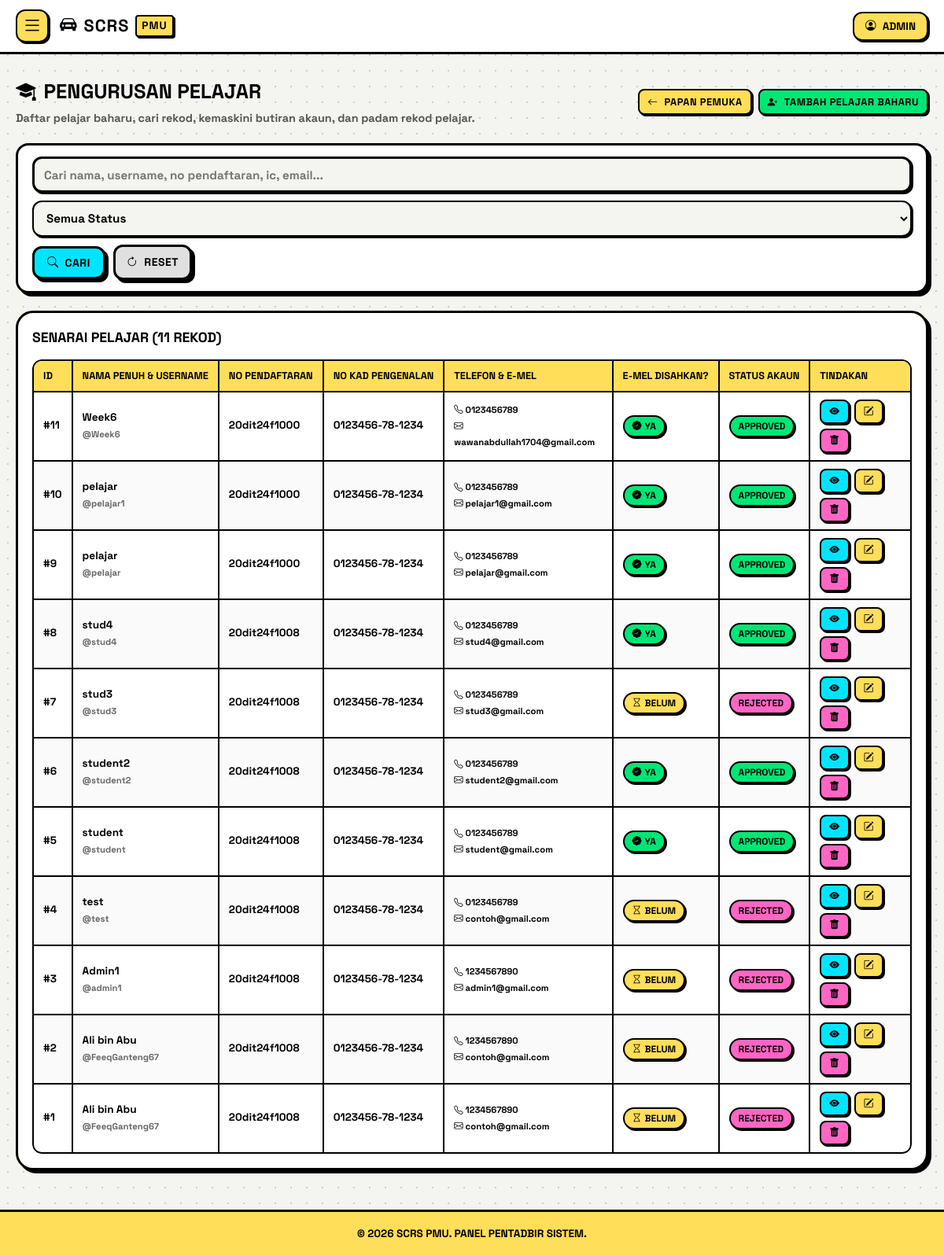
/admin_students.php (signed in), run on the app's committed database.
### tables this page shows
CREATE TABLE `students` (
  `id` int(11) NOT NULL AUTO_INCREMENT,
  `username` varchar(50) NOT NULL,
  `email` varchar(100) NOT NULL,
  `full_name` varchar(150) NOT NULL,
  `phone_no` varchar(20) NOT NULL,
  `no_ic` varchar(15) NOT NULL,
  `no_pendaftaran` varchar(20) NOT NULL,
  `password` varchar(255) NOT NULL,
  `student_id_file` varchar(255) NOT NULL,
  `driving_license_file` varchar(255) NOT NULL,
  `created_at` timestamp NOT NULL DEFAULT current_timestamp(),
  `status` enum('pending','approved','rejected') DEFAULT 'pending',
  `email_verified` tinyint(1) DEFAULT 0,
  `verification_token` varchar(255) DEFAULT NULL,
  `profile_picture` varchar(255) DEFAULT NULL,
  PRIMARY KEY (`id`)
);

### admin_students.php (the view, shortened to what this page needs)
<?php
require 'db.php';
$search = trim($_GET['search'] ?? '');
$filter_status = trim($_GET['filter_status'] ?? 'all');
$sql_query = "SELECT * FROM students WHERE 1=1";
$sql_query .= " ORDER BY id DESC";
$stmt_list = $conn->prepare($sql_query);
$stmt_list->execute();
$students_result = $stmt_list->get_result();
?>
<!DOCTYPE html>
<html lang="ms">
<head>
    <link rel="stylesheet" href="https://cdn.jsdelivr.net/npm/bootstrap-icons@1.10.5/font/bootstrap-icons.css">
    <link rel="stylesheet" href="neo-style.css">
</head>
<body>
    <header class="neo-navbar">
        <div class="neo-nav-left">
            <button class="menu-toggle-btn" id="open-sidebar" aria-label="Buka Menu"><i class="bi bi-list"></i></button>
            <a href="admin_dashboard.php" class="neo-brand"><i class="bi bi-car-front-fill me-1"></i>SCRS <span>PMU</span></a>
        </div>
        <div class="profile-container">
            <button class="profile-btn" id="profile-toggle">
                <i class="bi bi-person-circle fs-5"></i>
                <span><?php echo htmlspecialchars($_SESSION['username'] ?? 'Admin'); ?></span>
            </button>
        </div>
    </header>
    <main class="main-content">
        <div class="page-header" style="display: flex; justify-content: space-between; align-items: center; flex-wrap: wrap; gap: 12px; margin-bottom: 20px;">
            <div>
                <h1 style="font-size: 1.6rem; font-weight: 900; text-transform: uppercase; margin: 0; color: var(--black); display: flex; align-items: center; gap: 10px;">
                    <i class="bi bi-mortarboard-fill"></i> Pengurusan Pelajar
                </h1>
                <p style="font-weight: 700; color: #555; margin: 5px 0 0 0; font-size: 0.9rem;">
                    Daftar pelajar baharu, cari rekod, kemaskini butiran akaun, dan padam rekod pelajar.
                </p>
            </div>
            <div style="display: flex; gap: 8px; flex-wrap: wrap;">
                <a href="admin_dashboard.php" class="neo-btn btn-sm btn-yellow">
                    <i class="bi bi-arrow-left"></i> Papan Pemuka
                </a>
                <button class="neo-btn btn-sm btn-green" onclick="openCreateModal()">
                    <i class="bi bi-person-plus-fill"></i> Tambah Pelajar Baharu
                </button>
            </div>
        </div>
        <div class="filter-card">
            <form action="" method="GET" class="filter-form">
                <input type="text" name="search" class="filter-input" placeholder="Cari nama, username, no pendaftaran, ic, email..." value="<?php echo htmlspecialchars($search); ?>">
                <select name="filter_status" class="filter-select">
                    <option value="all" <?php if ($filter_status === 'all') echo 'selected'; ?>>Semua Status</option>
                </select>
                <button type="submit" class="neo-btn btn-blue" style="padding: 9px 16px;">
                    <i class="bi bi-search"></i> Cari
                </button>
                <a href="admin_students.php" class="neo-btn" style="background: #e0e0e0; padding: 9px 14px;">
                    <i class="bi bi-arrow-clockwise"></i> Reset
                </a>
            </form>
        </div>
        <div class="table-card">
            <div style="display: flex; justify-content: space-between; align-items: center; margin-bottom: 15px;">
                <h3 style="font-size: 1.1rem; font-weight: 900; text-transform: uppercase;">
                    Senarai Pelajar (<?php echo $students_result->num_rows; ?> rekod)
                </h3>
            </div>
            <div class="neo-table-wrapper">
                <table class="neo-table">
                    <thead>
                        <tr>
                            <th>ID</th>
                            <th>Nama Penuh & Username</th>
                            <th>No Pendaftaran</th>
                            <th>No Kad Pengenalan</th>
                            <th>Telefon & E-mel</th>
                            <th>E-mel Disahkan?</th>
                            <th>Status Akaun</th>
                            <th>Tindakan</th>
                        </tr>
                    </thead>
                    <tbody>
                        <?php if ($students_result->num_rows > 0): ?>
                            <?php while ($st = $students_result->fetch_assoc()):
                                $status_cls = ($st['status'] === 'approved') ? 'badge-approved' : (($st['status'] === 'pending') ? 'badge-pending' : 'badge-rejected');
                                $st_json = htmlspecialchars(json_encode($st), ENT_QUOTES, 'UTF-8');
                            ?>
                                <tr>
                                    <td>#<?php echo $st['id']; ?></td>
                                    <td>
                                        <strong><?php echo htmlspecialchars($st['full_name']); ?></strong><br>
                                        <small style="color: #666;">@<?php echo htmlspecialchars($st['username']); ?></small>
                                    </td>
                                    <td><code><?php echo htmlspecialchars($st['no_pendaftaran']); ?></code></td>
                                    <td><?php echo htmlspecialchars($st['no_ic']); ?></td>
                                    <td>
                                        <small><i class="bi bi-telephone"></i> <?php echo htmlspecialchars($st['phone_no']); ?></small><br>
                                        <small><i class="bi bi-envelope"></i> <?php echo htmlspecialchars($st['email']); ?></small>
                                    </td>
                                    <td>
                                        <?php if ($st['email_verified'] == 1): ?>
                                            <span class="neo-badge badge-approved"><i class="bi bi-patch-check-fill"></i> Ya</span>
                                        <?php else: ?>
                                            <span class="neo-badge badge-pending"><i class="bi bi-hourglass"></i> Belum</span>
                                        <?php endif; ?>
                                    </td>
                                    <td>
                                        <span class="neo-badge <?php echo $status_cls; ?>">
                                            <?php echo ucfirst($st['status']); ?>
                                        </span>
                                    </td>
                                    <td>
                                        <div class="action-btns">
                                            <button class="neo-btn btn-sm btn-blue" data-student='<?php echo $st_json; ?>' onclick="viewStudent(this)" title="Lihat Penuh">
                                                <i class="bi bi-eye-fill"></i>
                                            </button>
                                            <button class="neo-btn btn-sm btn-yellow" data-student='<?php echo $st_json; ?>' onclick="editStudent(this)" title="Kemaskini">
                                                <i class="bi bi-pencil-square"></i>
                                            </button>
                                            <form action="" method="POST" style="margin: 0;" onsubmit="return confirm('Adakah anda pasti ingin memadam pelajar ini? Semua rekod tempahannya juga akan dipadamkan!');">
                                                <button type="submit" name="action_delete_student" class="neo-btn btn-sm btn-pink" title="Padam">
                                                    <i class="bi bi-trash-fill"></i>
                                                </button>
                                            </form>
                                        </div>
                                    </td>
                                </tr>
                            <?php endwhile; ?>
                        <?php else: ?>
                            <tr>
                                <td colspan="8" style="text-align: center; padding: 25px; color: #777;">Tiada rekod pelajar dijumpai.</td>
                            </tr>
                        <?php endif; ?>
                    </tbody>
                </table>
            </div>
        </div>
    </main>
    <footer>
        &copy; <?php echo date("Y"); ?> SCRS PMU. PANEL PENTADBIR SISTEM.
    </footer>
</body>
</html>

### admin_students.php (style rules this page uses)
.page-header { margin-bottom: 22px; display: flex; justify-content: space-between; align-items: center; flex-wrap: wrap; gap: 12px; }
.filter-card { background-color: var(--white); border: var(--border-thick); border-radius: var(--radius-lg); box-shadow: var(--shadow-solid); padding: 14px 18px; margin-bottom: 22px; }
.filter-form { display: flex; gap: 10px; align-items: center; flex-wrap: wrap; }
.filter-input { border: var(--border-thin); border-radius: var(--radius-md); padding: 9px 12px; font-weight: 700; background-color: var(--bg-color); flex: 1; min-width: 200px; }
.filter-select { border: var(--border-thin); border-radius: var(--radius-md); padding: 9px 12px; font-weight: 800; background-color: var(--bg-color); }
.table-card { background-color: var(--white); border: var(--border-thick); border-radius: var(--radius-xl); box-shadow: var(--shadow-solid); padding: 18px; }
.neo-table-wrapper { overflow-x: auto; }
.neo-table { width: 100%; border-collapse: separate; border-spacing: 0; border: var(--border-thin); border-radius: var(--radius-md); overflow: hidden; text-align: left; font-weight: 700; font-size: 0.85rem; }
.neo-table th { background-color: var(--yellow); border-bottom: var(--border-thin); border-right: var(--border-thin); padding: 9px 12px; text-transform: uppercase; font-weight: 900; font-size: 0.8rem; white-space: nowrap; }
.neo-table td { border-bottom: var(--border-thin); border-right: var(--border-thin); padding: 9px 12px; vertical-align: middle; }
.neo-table th:last-child, .neo-table td:last-child { border-right: none; }
.neo-table tr:last-child td { border-bottom: none; }
.neo-table tr:nth-child(even) { background-color: #fafafa; }
.action-btns { display: flex; gap: 6px; flex-wrap: wrap; }
.btn-sm { padding: 5px 10px; font-size: 0.8rem; box-shadow: var(--shadow-sm); }

### data on the page
students: id "11", full_name "Week6", username "Week6", no_pendaftaran "20dit24f1000", no_ic "0123456-78-1234", phone_no "0123456789", email "wawanabdullah1704@gmail.com", email_verified 1 (drawn), status "APPROVED"
students: id "10", full_name "pelajar", username "pelajar1", no_pendaftaran "20dit24f1000", no_ic "0123456-78-1234", phone_no "0123456789", email "pelajar1@gmail.com", email_verified 1 (drawn), status "APPROVED"
students: id "9", full_name "pelajar", username "pelajar", no_pendaftaran "20dit24f1000", no_ic "0123456-78-1234", phone_no "0123456789", email "pelajar@gmail.com", email_verified 1 (drawn), status "APPROVED"
students: id "8", full_name "stud4", username "stud4", no_pendaftaran "20dit24f1008", no_ic "0123456-78-1234", phone_no "0123456789", email "stud4@gmail.com", email_verified 1 (drawn), status "APPROVED"
students: id "7", full_name "stud3", username "stud3", no_pendaftaran "20dit24f1008", no_ic "0123456-78-1234", phone_no "0123456789", email "stud3@gmail.com", email_verified 0 (drawn), status "REJECTED"
students: id "6", full_name "student2", username "student2", no_pendaftaran "20dit24f1008", no_ic "0123456-78-1234", phone_no "0123456789", email "student2@gmail.com", email_verified 1 (drawn), status "APPROVED"
students: id "5", full_name "student", username "student", no_pendaftaran "20dit24f1008", no_ic "0123456-78-1234", phone_no "0123456789", email "student@gmail.com", email_verified 1 (drawn), status "APPROVED"
students: id "4", full_name "test", username "test", no_pendaftaran "20dit24f1008", no_ic "0123456-78-1234", phone_no "0123456789", email "contoh@gmail.com", email_verified 0 (drawn), status "REJECTED"
students: id "3", full_name "Admin1", username "admin1", no_pendaftaran "20dit24f1008", no_ic "0123456-78-1234", phone_no "1234567890", email "admin1@gmail.com", email_verified 0 (drawn), status "REJECTED"
students: id "2", full_name "Ali bin Abu", username "FeeqGanteng67", no_pendaftaran "20dit24f1008", no_ic "0123456-78-1234", phone_no "1234567890", email "contoh@gmail.com", email_verified 0 (drawn), status "REJECTED"
students: id "1", full_name "Ali bin Abu", username "FeeqGanteng67", no_pendaftaran "20dit24f1008", no_ic "0123456-78-1234", phone_no "1234567890", email "contoh@gmail.com", email_verified 0 (drawn), status "REJECTED"

### other printed values
$_SESSION['username'] "ADMIN"
$students_result->num_rows "11"
